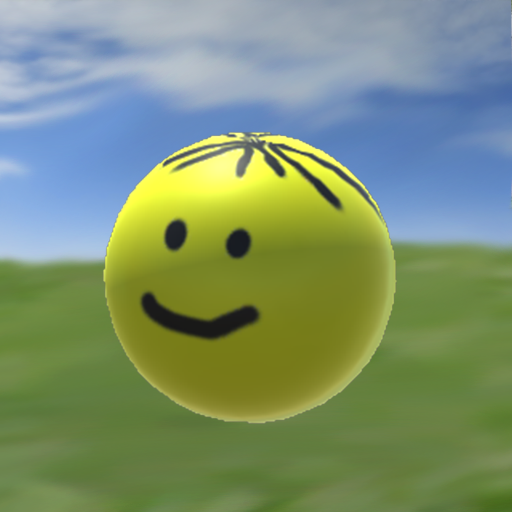
#> input picture smile_ball.png, 512 x 512 px
$ python pixel_artist.py
#> lines starting #> are read from the running program, lines starting #| are printed output that depends on the picture
# Ковертирование изображения в пиксельное
# Изображение и изображение Чтение изображений
from PIL import Image
from skimage import io
import time

start_time = time.time()

# чтение с файла
img_file2 = io.imread('smile_ball.png')
#> img_file2 is the input picture: shape (512, 512, 4); mean R, G, B, A 124.4, 145.8, 112.2, 255


imageSize = img_file2.shape     # получение размерности в виде: [x, y, z], где z=4 это кол-во сторон что ли, я не понял
#> imageSize = (512, 512, 4)
# далее запись в матрицу кортежей значений с цветами пикселей
pixels_list = []
for i in range(imageSize[0]):
    pixels_list.append([])
    for j in range(imageSize[1]):
        pixels_list[i].append(tuple(img_file2[j][i]))
#> after the loop, pixels_list = 512 items

# преобразование квадрата пикселей(n на n), в пиксели среднего значения цвета RGB
# причем цвета пикселей в формате RGB
n=2     # корень из кол-ва пикселей
pixels_list_edit = pixels_list
#> pixels_list_edit = 512 items
try:
    for i in range(0, imageSize[0], n):
        j=0
        while j<imageSize[1]:
            temp = []   #промежуточные пиксели
            for k in range(n):
                for l in range(n):
                    temp.append(pixels_list[i+k][j+l])  # Добавление промежуточных пикселей для расчета среднего значения
            # расчет среднего значения из кортежа цвета (r, g, b), отдельно средний по r, g и b
            red = 0; green = 0; blue = 0
            for k in range(len(temp)):
                red += temp[k][0]
                green += temp[k][1]
                blue += temp[k][2]
            red /= len(temp); green /= len(temp); blue /= len(temp)     # значения, очевидно, float, цвета же должны быть в int, далее преобразование

            for k in range(n):
                for l in range(n):
                    pixels_list_edit[i+k][j+l] = (int(red), int(green), int(blue))
            j+=n
except:
    print('pixel broken')


# Преобразование средних значений к ближайшему цвету, где r, g и b кратно 63 (63*r, 63*g, 63*b)
for i in range(imageSize[0]):
    for j in range(imageSize[1]):
        current_pixel = pixels_list_edit[i][j]  # текущий пиксель изображения в формате RGB
        red = round(current_pixel[0]/63, 0)*63
        green = round(current_pixel[1]/63, 0)*63
        blue = round(current_pixel[2]/63, 0)*63
        pixels_list_edit[i][j] = (int(red), int(green), int(blue))


# преобразование из матрицы в список, для использования в функции putdata()
new_list = []
for i in range(0, imageSize[0]):
    for j in range(0, imageSize[1]):
        new_list.append(pixels_list_edit[i][j])
#> after the loop, new_list = 262144 items


im = Image.new('RGB', (imageSize[0], imageSize[1]))
#> im: PIL image 512x512 RGB; every value is 0
im.putdata(new_list)
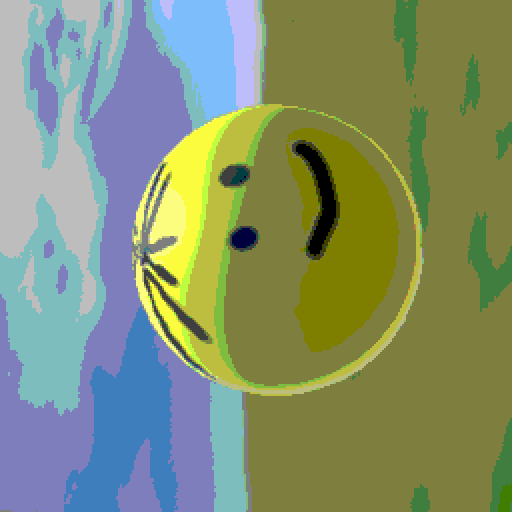
#> im: PIL image 512x512 RGB; mean R, G, B 130.7, 144.4, 112.1
im_rotate = im.rotate(-90)
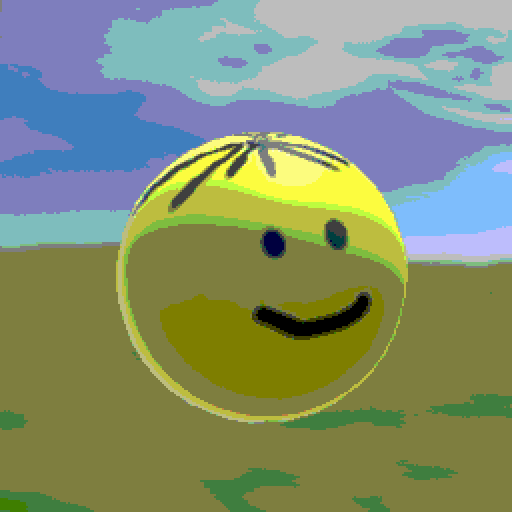
#> im_rotate: PIL image 512x512 RGB; mean R, G, B 130.7, 144.4, 112.1
im_flip = im_rotate.transpose(Image.FLIP_LEFT_RIGHT)
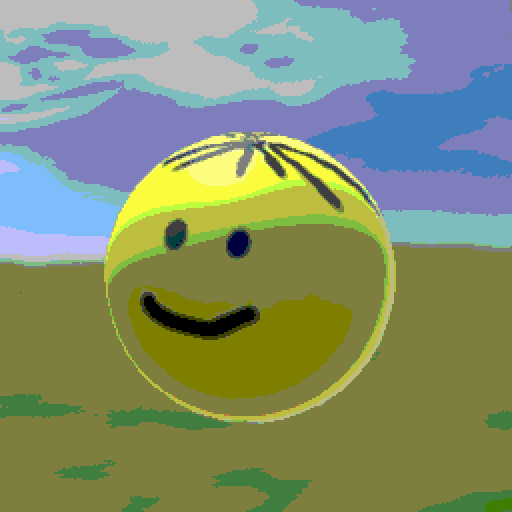
#> im_flip: PIL image 512x512 RGB; mean R, G, B 130.7, 144.4, 112.1
im_flip.save('result.png')


print("Программа завершена, с запуска прошло", round(time.time() - start_time, 2), "сек")

$ run again, with pixel meme cat.png copied over smile_ball.png
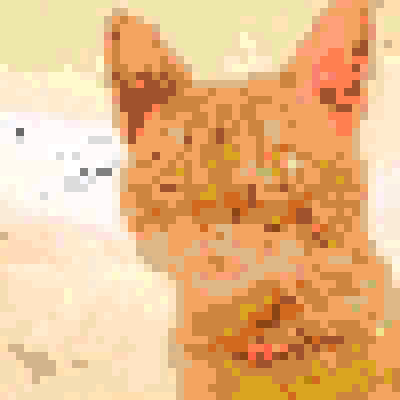
#> input picture pixel meme cat.png, 400 x 400 px
#> img_file2 is the input picture: shape (400, 400, 3); mean R, G, B 234.1, 186.9, 135.8
#> after the loop `for i in range(imageSize[0]):`: pixels_list = 400 items
#> after the loop `for i in range(0, imageSize[0]):`: new_list = 160000 items
#> `im_rotate = im.rotate(-90)`:
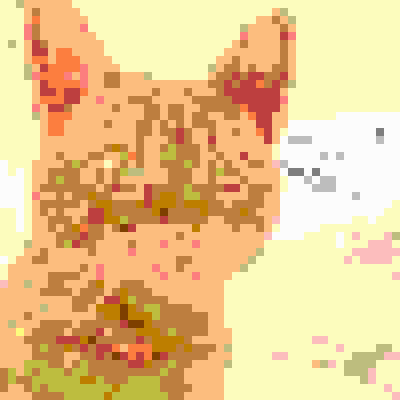
#> im_rotate: PIL image 400x400 RGB; mean R, G, B 235.1, 198.8, 141.7
#> `im_flip = im_rotate.transpose(Image.FLIP_LEFT_RIGHT)`:
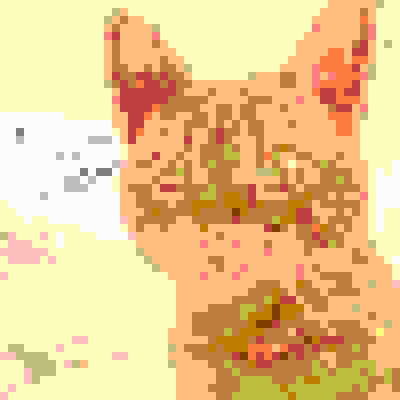
#> im_flip: PIL image 400x400 RGB; mean R, G, B 235.1, 198.8, 141.7
